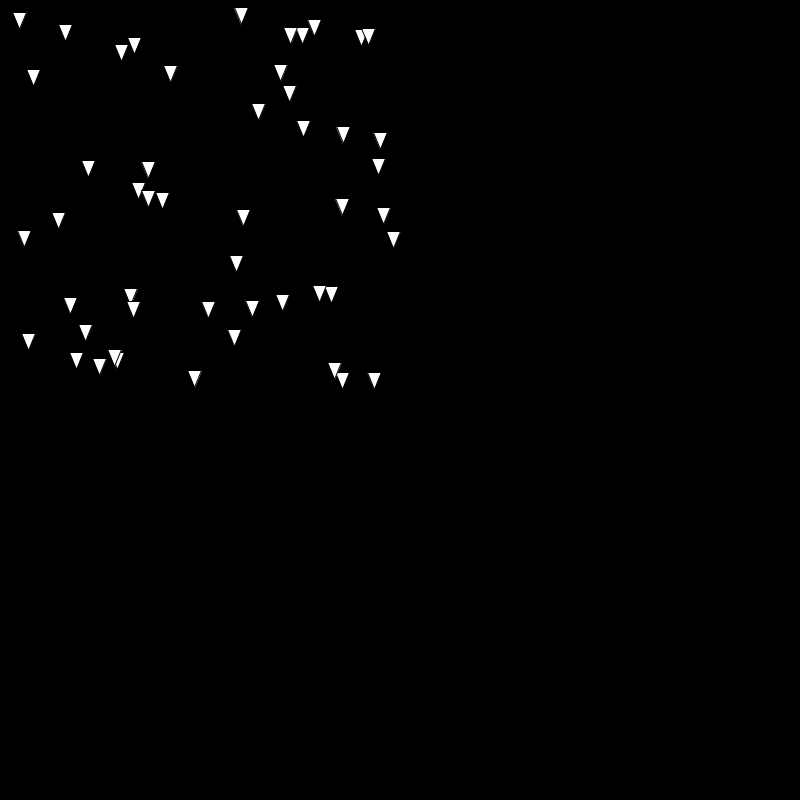
Frame 1 (no input)
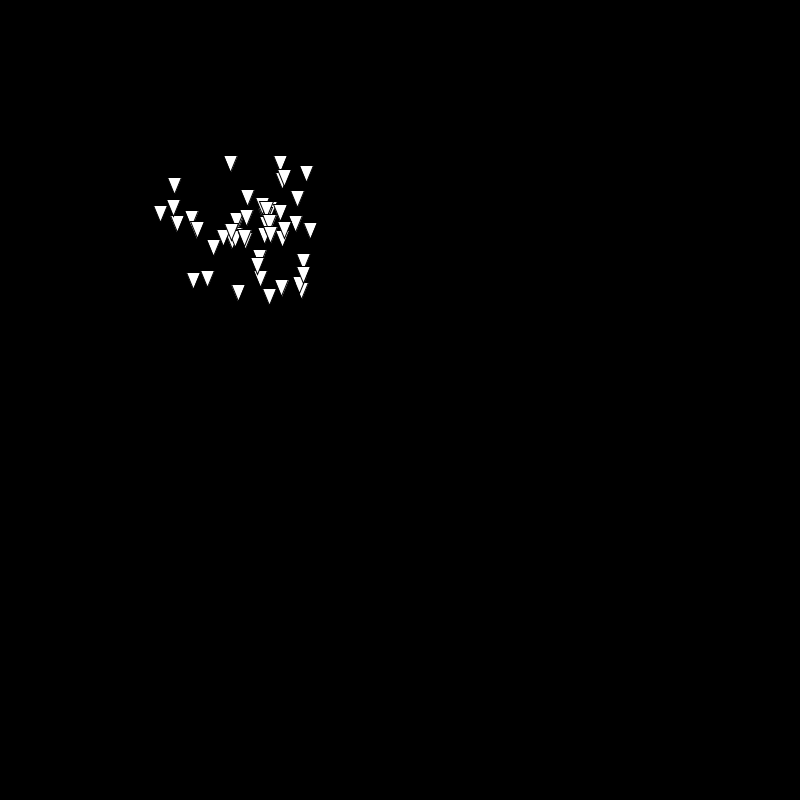
Frame 60 (the mouse pressed at the canvas centre just before this capture)
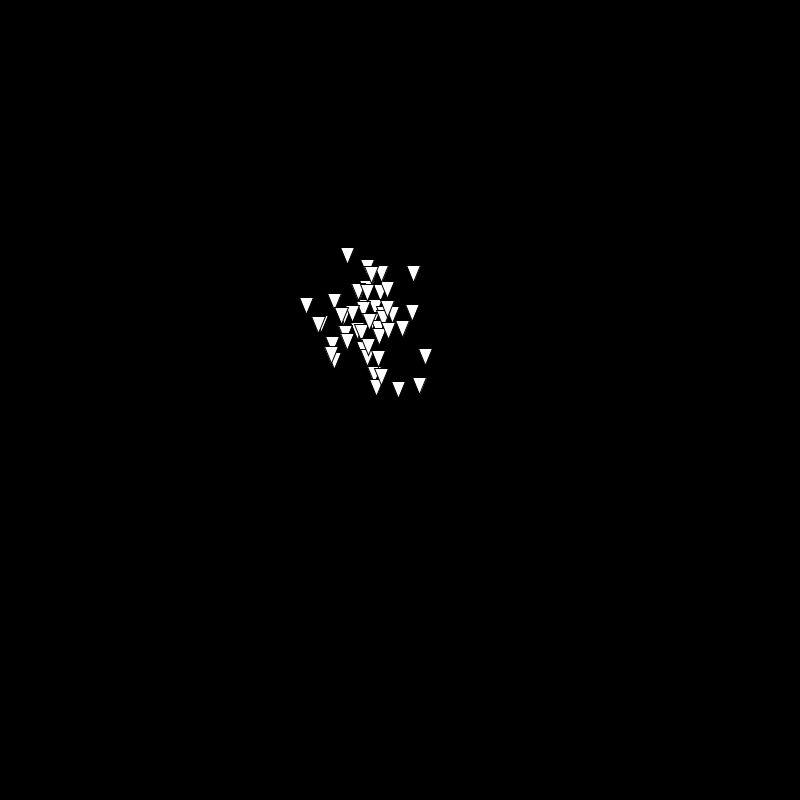
Frame 120 (the mouse held since frame 60 and released just before this capture)

The Processing sketch that drew these frames (run headless with seeded random() and noise(); from frame 60 on, the mouse is pressed at the canvas centre):

// Processing sketch: Flocking
// ── Flocking.pde
ArrayList<Boid> boids;
int numBoids = 50;
int maxSpeed = 10;
float maxForce = 1;

void setup() {
    size(800, 800);
    boids = new ArrayList<>(numBoids);
    initialize_positions(numBoids);
}

void draw() {
    background(0);
    
    draw_boids();
    move_all_boids();
}

void move_all_boids() {
    for (Boid b : boids) {
        PVector offset1, offset2, offset3;
        
        offset1 = rule1(b);
        b.acc.add(offset1);
        
        // offset2 = rule2(b);
        // b.vel.add(offset2);
        
        // offset3 = rule3(b);
        // b.vel.add(offset3);
        
        b.vel.limit(maxSpeed);
        b.doPhysics();
    }
    
}

// rule 1: boids try to fly towards nearby "center of mass"
PVector rule1(Boid subject) {
    float caringRadius = width / 3;
    PVector perceivedCenter = new PVector();
    int boidsNearby = 0;
    for (Boid b : boids) {
        // only in neighborhood and don't check self
        if (b.pos.dist(subject.pos) <= caringRadius && subject != b) {
            perceivedCenter.add(b.pos);
            boidsNearby++;
        }
    }
    println(boidsNearby);
    if (boidsNearby > 1) {
        perceivedCenter.div(boidsNearby - 1);
    }
    println(perceivedCenter);
    PVector output = perceivedCenter.sub(subject.pos).div(100);
    output.limit(maxForce);
    return output;
}

// rule 2: boids try to keep a small distance from other boids

void draw_boids() {
    for (Boid b : boids) {
        b.draw();
    }
}

void initialize_positions(int numBoids) {
    // for now, random anywhere on screen
    for (int i = 0; i < numBoids; i++) {
        Boid temp = new Boid(random(width / 2), random(height / 2));
        boids.add(temp);
    }
}

// ── Boid.pde
public class Boid {
    
    PVector pos;
    PVector vel;
    PVector acc;
    
    public Boid(float xPos, float yPos) {
        this.pos = new PVector(xPos, yPos);
        // fixme: how to initialize velocity and acceleration
        this.vel = new PVector(random( -1, 1), random( -1, 1));
        this.acc = new PVector();
    }
    
    public void doPhysics() {
        // handle physics
        pos.add(vel);
        vel.add(acc);
        acc.mult(0);
    }
    
    void draw() {
        float baseDiff = 7;
        // left base
        PVector p1 = new PVector(pos.x + baseDiff, pos.y);
        // right base
        PVector p2 = new PVector(pos.x - baseDiff, pos.y);
        // center point
        PVector p3 = new PVector(pos.x, pos.y + baseDiff + 10);        
        triangle(p1.x, p1.y, p2.x, p2.y, p3.x, p3.y);
    }
}
